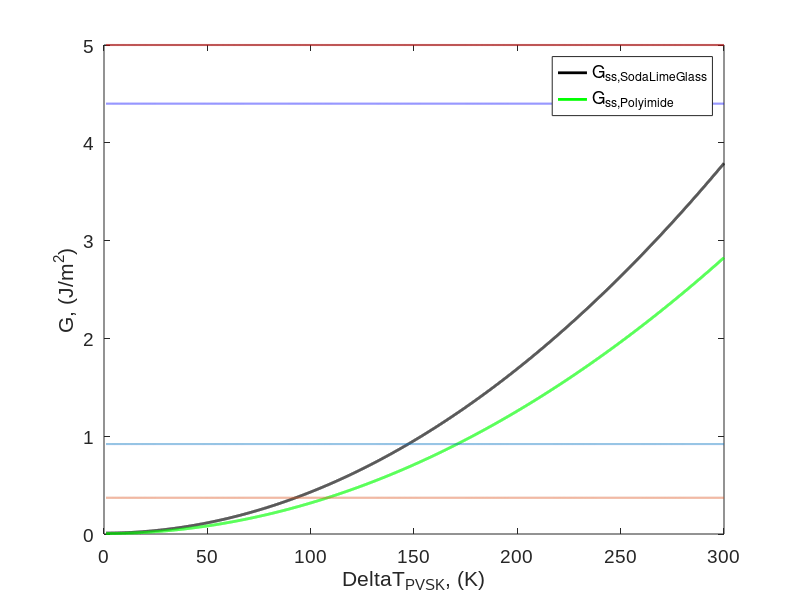

MATLAB code to generate this figure: (Note: this script raises an error after producing the figure.)
clear all;

%Define poisson's ratios, CTE, Modulus, Gc, for all the layers.
v_SodaLimeGlass = 0.23;
v_Polyimide = 0.35;
v_ITO = 0.35;
v_NiO = 0.416;
v_PVSK = 0.31;
v_PCBM = 0.23;
v_Ag = 0.33; % for both screen printed and evap Ag.

% Coefficient of thermal expansions for the materials.
a_SodaLimeGlass = 9.00E-6;
a_Polyimide = 2.00E-5;
a_ITO = 5.81E-6;
a_NiO = 1.26E-5;
a_PVSK = 89.8E-6;
a_PCBM = 1.20E-4;
a_Ag_evap = 1.90E-5;
a_Ag_screen = 1.90E-5;

% Define the Elastic moduli of all the layers including Silver screen
% printed and evaporated Ag.
E_SodaLimeGlass = 6.90E10/(1-v_SodaLimeGlass); % not used in the code
E_Polyimide = 7.50E9/(1-v_Polyimide); % not used in the code
E_ITO = 1.14E11/(1-v_ITO);
E_NiO = 9.58E10/(1-v_NiO);
E_PVSK = 1.11E10/(1-v_PVSK);
E_PCBM = 3.00E9/(1-v_PCBM);
E_Ag_evap = 8.00E10/(1-v_Ag);
E_Ag_screen = 9.00E9/(1-v_Ag);

% Define curvature, "b", and radius of curvature
k = 50E-9;
B = 2e-2;
R = 1/k;

% Define the thicknesses in each layer.
h_Ag_evap = 150E-9;
h_Ag_screen = 1000E-9;
h_PCBM = 40E-9;
h_PVSK = 400E-9;
h_NiO = 20E-9;
h_ITO = 200E-9;

% Gc for PCBM source
% https://pubs.acs.org/doi/full/10.1021/acsami.5b02202
Gc_ITO = 36;
Gc_NiO = 5;
Gc_PVSKRSPP = 4.4;
Gc_PVSKhotcast = 0.92;
Gc_PVSKspincoat = 0.37;
Gc_PCBM = 0.13;
Gc_Ag_evap = 5;
Gc_Ag_screen = 2;

% Calculate the Gc for each interface (take the minimum of the bulk Gc of
% the layers that compose of the interface)
Gc_ITONiO = min(Gc_NiO, Gc_ITO);
Gc_NiOPVSKRSPP = min(Gc_NiO, Gc_PVSKRSPP);
Gc_NiOPVSKhotcast = min(Gc_NiO, Gc_PVSKhotcast);
Gc_NiOPVSKspincoat = min(Gc_NiO, Gc_PVSKspincoat);
Gc_PVSKPCBM = Gc_PCBM;
Gc_PCBMAgEvap = min(Gc_PCBM, Gc_Ag_evap);
Gc_PCBMAgScreen = min(Gc_PCBM, Gc_Ag_screen);

% Define the "default" temperatures felt by the layers during processing
delta_T_ITO_default = 325;
delta_T_NiO_default = 275;
delta_T_PVSK_spin_default = 75;
delta_T_PVSK_hotcast_default = 85;
delta_T_PVSK_RSPP_default = 110;
delta_T_PCBM_default = 50;
delta_T_Ag_evap_default = 50;
delta_T_Ag_screen_default = 125;

%% Section 1: Vary delta_T for PVSK, SodaLimeGlass & Polyimide.
% Varying PVSK processing T would impact ITO-NiO & NiO-PVSK interfaces

%%% PVSK processing temperature variation
delta_T_PVSK = linspace(1, 300, 10000);

% Calculate stresses induced by thermal expansion for Soda Lime Glass
sigma_ITO_SodaLimeGlass = (a_ITO - a_SodaLimeGlass)*delta_T_ITO_default*E_ITO;
sigma_NiO_SodaLimeGlass = (a_NiO - a_SodaLimeGlass)*delta_T_NiO_default*E_NiO;

sigma_PVSK_SodaLimeGlass = (a_PVSK - a_SodaLimeGlass).*delta_T_PVSK.*E_PVSK;

sigma_PCBM_SodaLimeGlass = (a_PCBM - a_SodaLimeGlass)*delta_T_PCBM_default*E_PCBM;
sigma_Ag_evap_SodaLimeGlass = (a_Ag_evap - a_SodaLimeGlass)*delta_T_Ag_evap_default*E_Ag_evap;
sigma_Ag_screen_SodaLimeGlass = (a_Ag_screen - a_SodaLimeGlass)*delta_T_Ag_screen_default*E_Ag_screen;

% Calculate Gss for both NiO-ITO delamination and NiO-PVSK delamination
% as a function of delta_T_PVSK for evaporated Ag. (Soda Lime Glass)
h_summation = h_Ag_evap + h_PCBM + h_PVSK + h_NiO;
P = (k*B/(6*h_summation))*(E_Ag_evap*h_Ag_evap^3 + E_PCBM*h_PCBM^3 + E_PVSK*h_PVSK^3 + E_NiO*h_NiO^3);
G_ITONiO_AgEvap_SodaLimeGlass = sigma_Ag_evap_SodaLimeGlass^2*h_Ag_evap/E_Ag_evap + sigma_PCBM_SodaLimeGlass^2*h_PCBM/E_PCBM + ...
    sigma_PVSK_SodaLimeGlass.^2.*h_PVSK./E_PVSK + sigma_NiO_SodaLimeGlass^2*h_NiO/E_NiO...
    - (P^2/(B^2*E_Ag_evap*h_Ag_evap) + E_Ag_evap*h_Ag_evap^3*k^2/12) ...
    - (P^2/(B^2*E_PCBM*h_PCBM) + E_PCBM*h_PCBM^3*k^2/12) ...
    - (P^2/(B^2*E_PVSK*h_PVSK) + E_PVSK*h_PVSK^3*k^2/12) ...
    - (P^2/(B^2*E_NiO*h_NiO) + E_NiO*h_NiO^3*k^2/12);

h_summation = h_Ag_evap + h_PCBM + h_PVSK;
P = (k*B/(6*h_summation))*(E_Ag_evap*h_Ag_evap^3 + E_PCBM*h_PCBM^3 + E_PVSK*h_PVSK^3);
G_NiOPVSK_AgEvap_SodaLimeGlass = sigma_Ag_evap_SodaLimeGlass^2*h_Ag_evap/E_Ag_evap + sigma_PCBM_SodaLimeGlass^2*h_PCBM/E_PCBM ...
    + sigma_PVSK_SodaLimeGlass.^2.*h_PVSK./E_PVSK...
    - (P^2/(B^2*E_Ag_evap*h_Ag_evap) + E_Ag_evap*h_Ag_evap^3*k^2/12) ...
    - (P^2/(B^2*E_PCBM*h_PCBM) + E_PCBM*h_PCBM^3*k^2/12) ...
    - (P^2/(B^2*E_PVSK*h_PVSK) + E_PVSK*h_PVSK^3*k^2/12);


% Calculate stresses induced by thermal expansion for Soda Lime Glass
sigma_ITO_Polyimide = (a_ITO - a_Polyimide)*delta_T_ITO_default*E_ITO;
sigma_NiO_Polyimide = (a_NiO - a_Polyimide)*delta_T_NiO_default*E_NiO;

sigma_PVSK_Polyimide = (a_PVSK - a_Polyimide).*delta_T_PVSK.*E_PVSK;

sigma_PCBM_Polyimide = (a_PCBM - a_Polyimide)*delta_T_PCBM_default*E_PCBM;
sigma_Ag_evap_Polyimide = (a_Ag_evap - a_Polyimide)*delta_T_Ag_evap_default*E_Ag_evap;
sigma_Ag_screen_Polyimide = (a_Ag_evap - a_Polyimide)*delta_T_Ag_screen_default*E_Ag_screen;


% Calculate Gss for NiO-PVSK delamination as a function of delta_T_PVSK for
% evaporated Ag. (Polyimide)
h_summation = h_Ag_evap + h_PCBM + h_PVSK;
P = (k*B/(6*h_summation))*(E_Ag_evap*h_Ag_evap^3 + E_PCBM*h_PCBM^3 + E_PVSK*h_PVSK^3);
G_NiOPVSK_AgEvap_Polyimide = sigma_Ag_evap_Polyimide^2*h_Ag_evap/E_Ag_evap + sigma_PCBM_Polyimide^2*h_PCBM/E_PCBM ...
    + sigma_PVSK_Polyimide.^2.*h_PVSK./E_PVSK...
    - (P^2/(B^2*E_Ag_evap*h_Ag_evap) + E_Ag_evap*h_Ag_evap^3*k^2/12) ...
    - (P^2/(B^2*E_PCBM*h_PCBM) + E_PCBM*h_PCBM^3*k^2/12) ...
    - (P^2/(B^2*E_PVSK*h_PVSK) + E_PVSK*h_PVSK^3*k^2/12);

figure; hold on
% plot(delta_T_PVSK, G_ITONiO_AgEvap_SodaLimeGlass, 'k', "LineWidth", 2);
plot(delta_T_PVSK, G_NiOPVSK_AgEvap_SodaLimeGlass, 'k', "LineWidth", 2);
plot(delta_T_PVSK, G_NiOPVSK_AgEvap_Polyimide, 'g', "LineWidth", 2);
plot(delta_T_PVSK, Gc_ITONiO.*ones(1,length(delta_T_PVSK)), '--r', "LineWidth", 1.5);
plot(delta_T_PVSK, Gc_NiOPVSKRSPP.*ones(1,length(delta_T_PVSK)), '--b', "LineWidth", 1.5);
plot(delta_T_PVSK, Gc_NiOPVSKhotcast.*ones(1,length(delta_T_PVSK)), '--', "LineWidth", 1.5);
plot(delta_T_PVSK, Gc_NiOPVSKspincoat.*ones(1,length(delta_T_PVSK)), '--', "LineWidth", 1.5);
legend("G_{ss,SodaLimeGlass}", "G_{ss,Polyimide}")
% "G_{c,NiO-ITO}", ..."G_{c,NiO-PVSKRSPP}", "G_{c,NiO-PVSKhotcast}", "G_{c,NiO-PVSKspin}
ylabel("G, (J/m^2)");
xlabel("{\Delta}T_{PVSK}, (K)");
box on;
set(gca, 'FontSize', 14, 'FontName', 'Arial');


%% Section for solution for solving the max delta_T_PVSK
% Now, just solve for the delta_T_PVSK solution that would give us
% debonding for each one of the Gc's.
syms delta_T_PVSK

% Calculate stresses induced by thermal expansion for Soda Lime Glass
sigma_ITO_SodaLimeGlass = (a_ITO - a_SodaLimeGlass)*delta_T_ITO_default*E_ITO;
sigma_NiO_SodaLimeGlass = (a_NiO - a_SodaLimeGlass)*delta_T_NiO_default*E_NiO;

sigma_PVSK_SodaLimeGlass = (a_PVSK - a_SodaLimeGlass).*delta_T_PVSK.*E_PVSK;

sigma_PCBM_SodaLimeGlass = (a_PCBM - a_SodaLimeGlass)*delta_T_PCBM_default*E_PCBM;
sigma_Ag_evap_SodaLimeGlass = (a_Ag_evap - a_SodaLimeGlass)*delta_T_Ag_evap_default*E_Ag_evap;
sigma_Ag_screen_SodaLimeGlass = (a_Ag_evap - a_SodaLimeGlass)*delta_T_Ag_screen_default*E_Ag_screen;

h_summation = h_Ag_evap + h_PCBM + h_PVSK;
P = (k*B/(6*h_summation))*(E_Ag_evap*h_Ag_evap^3 + E_PCBM*h_PCBM^3 + E_PVSK*h_PVSK^3);
G_NiOPVSK_AgEvap_SodaLimeGlass = sigma_Ag_evap_SodaLimeGlass^2*h_Ag_evap/E_Ag_evap + sigma_PCBM_SodaLimeGlass^2*h_PCBM/E_PCBM ...
    + sigma_PVSK_SodaLimeGlass.^2.*h_PVSK./E_PVSK...
    - (P^2/(B^2*E_Ag_evap*h_Ag_evap) + E_Ag_evap*h_Ag_evap^3*k^2/12) ...
    - (P^2/(B^2*E_PCBM*h_PCBM) + E_PCBM*h_PCBM^3*k^2/12) ...
    - (P^2/(B^2*E_PVSK*h_PVSK) + E_PVSK*h_PVSK^3*k^2/12);



% Calculate stresses induced by thermal expansion for Soda Lime Glass
sigma_ITO_Polyimide = (a_ITO - a_Polyimide)*delta_T_ITO_default*E_ITO;
sigma_NiO_Polyimide = (a_NiO - a_Polyimide)*delta_T_NiO_default*E_NiO;

sigma_PVSK_Polyimide = (a_PVSK - a_Polyimide).*delta_T_PVSK.*E_PVSK;

sigma_PCBM_Polyimide = (a_PCBM - a_Polyimide)*delta_T_PCBM_default*E_PCBM;
sigma_Ag_evap_Polyimide = (a_Ag_evap - a_Polyimide)*delta_T_Ag_evap_default*E_Ag_evap;
sigma_Ag_screen_Polyimide = (a_Ag_evap - a_Polyimide)*delta_T_Ag_screen_default*E_Ag_screen;

% Calculate Gss for NiO-PVSK delamination as a function of delta_T_PVSK for
% evaporated Ag. (Polyimide)
h_summation = h_Ag_evap + h_PCBM + h_PVSK;
P = (k*B/(6*h_summation))*(E_Ag_evap*h_Ag_evap^3 + E_PCBM*h_PCBM^3 + E_PVSK*h_PVSK^3);
G_NiOPVSK_AgEvap_Polyimide = sigma_Ag_evap_Polyimide^2*h_Ag_evap/E_Ag_evap + sigma_PCBM_Polyimide^2*h_PCBM/E_PCBM ...
    + sigma_PVSK_Polyimide.^2.*h_PVSK./E_PVSK...
    - (P^2/(B^2*E_Ag_evap*h_Ag_evap) + E_Ag_evap*h_Ag_evap^3*k^2/12) ...
    - (P^2/(B^2*E_PCBM*h_PCBM) + E_PCBM*h_PCBM^3*k^2/12) ...
    - (P^2/(B^2*E_PVSK*h_PVSK) + E_PVSK*h_PVSK^3*k^2/12);

delta_T_PVSKRSPP_SodaLimeGlass = vpasolve(G_NiOPVSK_AgEvap_SodaLimeGlass == Gc_NiOPVSKRSPP, delta_T_PVSK, [0,inf]);
delta_T_PVSKRSPP_SodaLimeGlass = double(delta_T_PVSKRSPP_SodaLimeGlass);

delta_T_PVSKhotcast_SodaLimeGlass = vpasolve(G_NiOPVSK_AgEvap_SodaLimeGlass == Gc_NiOPVSKhotcast, delta_T_PVSK, [0,inf]);
delta_T_PVSKhotcast_SodaLimeGlass = double(delta_T_PVSKhotcast_SodaLimeGlass);

delta_T_PVSKspincoat_SodaLimeGlass = vpasolve(G_NiOPVSK_AgEvap_SodaLimeGlass == Gc_NiOPVSKspincoat, delta_T_PVSK, [0,inf]);
delta_T_PVSKspincoat_SodaLimeGlass = double(delta_T_PVSKspincoat_SodaLimeGlass);

delta_T_PVSKRSPP_Polyimide = vpasolve(G_NiOPVSK_AgEvap_Polyimide == Gc_NiOPVSKRSPP, delta_T_PVSK, [0,inf]);
delta_T_PVSKRSPP_Polyimide = double(delta_T_PVSKRSPP_Polyimide);

delta_T_PVSKhotcast_Polyimide = vpasolve(G_NiOPVSK_AgEvap_Polyimide == Gc_NiOPVSKhotcast, delta_T_PVSK, [0,inf]);
delta_T_PVSKhotcast_Polyimide = double(delta_T_PVSKhotcast_Polyimide);

delta_T_PVSKspincoat_Polyimide = vpasolve(G_NiOPVSK_AgEvap_Polyimide == Gc_NiOPVSKspincoat, delta_T_PVSK, [0,inf]);
delta_T_PVSKspincoat_Polyimide = double(delta_T_PVSKspincoat_Polyimide);

T_ambient = 25; % in celsius

figure; hold on
x = [delta_T_PVSKRSPP_SodaLimeGlass+T_ambient delta_T_PVSKhotcast_SodaLimeGlass+T_ambient ...
    delta_T_PVSKspincoat_SodaLimeGlass+T_ambient delta_T_PVSKRSPP_Polyimide+T_ambient...
    delta_T_PVSKhotcast_Polyimide+T_ambient delta_T_PVSKspincoat_Polyimide+T_ambient];
b = bar(x, 'FaceColor', 'flat');
text(1:length(x),x,num2str(x'),'vert','bottom','horiz','center'); 
b.CData(1,:) = [0.8500 0.3250 0.0980];
b.CData(2,:) = [0.8500 0.3250 0.0980];
b.CData(3,:) = [0.8500 0.3250 0.0980];
b.CData(4,:) = [0.9290 0.6940 0.1250];
b.CData(5,:) = [0.9290 0.6940 0.1250];
b.CData(6,:) = [0.9290 0.6940 0.1250];
xt = get(gca, 'XTick');
set(gca, 'XTick', xt(2:7), 'XTickLabel', {'RSPP', 'HotCast', 'SpinCoat', 'RSPP', 'HotCast', 'SpinCoat'});
ylabel('T_{PVSK,max}')
box on;
set(gca, 'FontSize', 12, 'FontName', 'Arial');
title("Max Processing T_{PVSK}, PVSK-NiO Debond, PIN", 'FontWeight','Normal');

% Make the legend by using some manipulation
bh(1) = bar(nan,nan, 'FaceColor', "#D95319");
bh(2) = bar(nan,nan, 'FaceColor', "#EDB120");
legend(bh, ["SodaLimeGlass", "Polyimide"]);

delta_Tm_PVSK = 175;
xlim=get(gca,'xlim');
plot(xlim, [delta_Tm_PVSK+T_ambient delta_Tm_PVSK+T_ambient], "LineWidth", 1.5, 'Color', "k", "LineStyle", "--", ...
    "DisplayName", "T_{decomp,PVSK}");
ylim([0,450]);

%%
%{
% Calculate Gss for both NiO-ITO delamination and NiO-PVSK delamination
% as a function of delta_T_PVSK_RSPP for screen-printed Ag
h_summation = h_Ag_screen + h_PCBM + h_PVSK + h_NiO;
P = (k*B/(6*h_summation))*(E_Ag_screen*h_Ag_screen^3 + E_PCBM*h_PCBM^3 + E_PVSK*h_PVSK^3 + E_NiO*h_NiO^3);
G_ITONiO_AgScreen = sigma_Ag_screen^2*h_Ag_screen/E_Ag_screen + sigma_PCBM^2*h_PCBM/E_PCBM + ...
    sigma_PVSK.^2.*h_PVSK./E_PVSK + sigma_NiO^2*h_NiO/E_NiO...
    - (P^2/(B^2*E_Ag_screen*h_Ag_screen) + E_Ag_screen*h_Ag_screen^3*k^2/12) ...
    - (P^2/(B^2*E_PCBM*h_PCBM) + E_PCBM*h_PCBM^3*k^2/12) ...
    - (P^2/(B^2*E_PVSK*h_PVSK) + E_PVSK*h_PVSK^3*k^2/12) ...
    - (P^2/(B^2*E_NiO*h_NiO) + E_NiO*h_NiO^3*k^2/12);

h_summation = h_Ag_screen + h_PCBM + h_PVSK;
P = (k*B/(6*h_summation))*(E_Ag_screen*h_Ag_screen^3 + E_PCBM*h_PCBM^3 + E_PVSK*h_PVSK^3);
G_NiOPVSK_AgScreen = sigma_Ag_screen^2*h_Ag_screen/E_Ag_screen + sigma_PCBM^2*h_PCBM/E_PCBM ...
    + sigma_PVSK.^2.*h_PVSK./E_PVSK...
    - (P^2/(B^2*E_Ag_screen*h_Ag_screen) + E_Ag_screen*h_Ag_screen^3*k^2/12) ...
    - (P^2/(B^2*E_PCBM*h_PCBM) + E_PCBM*h_PCBM^3*k^2/12) ...
    - (P^2/(B^2*E_PVSK*h_PVSK) + E_PVSK*h_PVSK^3*k^2/12);

figure; hold on
plot(delta_T_PVSK, G_ITONiO_AgScreen, 'r');
plot(delta_T_PVSK, G_NiOPVSK_AgScreen, 'b');
plot(delta_T_PVSK, Gc_ITONiO.*ones(1,length(delta_T_PVSK)), '--r');
plot(delta_T_PVSK, Gc_NiOPVSKRSPP.*ones(1,length(delta_T_PVSK)), '--b');
plot(delta_T_PVSK, Gc_NiOPVSKhotcast.*ones(1,length(delta_T_PVSK)), '--');
plot(delta_T_PVSK, Gc_NiOPVSKspincoat.*ones(1,length(delta_T_PVSK)), '--');
%}

%% Section 2: Varying the NiO processing temperature
%%% Now, do NiO processing temperature variation
delta_T_NiO = linspace(1, 8000, 10000);

% Calculate stresses induced by thermal expansion for Soda Lime Glass
sigma_ITO_SodaLimeGlass = (a_ITO - a_SodaLimeGlass)*delta_T_ITO_default*E_ITO;

sigma_NiO_SodaLimeGlass = (a_NiO - a_SodaLimeGlass).*delta_T_NiO.*E_NiO;

sigma_PVSK_SodaLimeGlass = (a_PVSK - a_SodaLimeGlass)*delta_T_PVSK_RSPP_default*E_PVSK;
sigma_PCBM_SodaLimeGlass = (a_PCBM - a_SodaLimeGlass)*delta_T_PCBM_default*E_PCBM;
sigma_Ag_evap_SodaLimeGlass = (a_Ag_evap - a_SodaLimeGlass)*delta_T_Ag_evap_default*E_Ag_evap;
sigma_Ag_screen_SodaLimeGlass = (a_Ag_evap - a_SodaLimeGlass)*delta_T_Ag_screen_default*E_Ag_screen;

% Calculate Gss for NiO-ITO delamination as a function of delta_T_NiO for evaporated Ag. (Soda Lime Glass)
h_summation = h_Ag_evap + h_PCBM + h_PVSK + h_NiO;
P = (k*B/(6*h_summation))*(E_Ag_evap*h_Ag_evap^3 + E_PCBM*h_PCBM^3 + E_PVSK*h_PVSK^3 + E_NiO*h_NiO^3);
G_ITONiO_AgEvap_SodaLimeGlass = sigma_Ag_evap_SodaLimeGlass^2*h_Ag_evap/E_Ag_evap + sigma_PCBM_SodaLimeGlass^2*h_PCBM/E_PCBM + ...
    sigma_PVSK_SodaLimeGlass^2*h_PVSK/E_PVSK + sigma_NiO_SodaLimeGlass.^2.*h_NiO./E_NiO...
    - (P^2/(B^2*E_Ag_evap*h_Ag_evap) + E_Ag_evap*h_Ag_evap^3*k^2/12) ...
    - (P^2/(B^2*E_PCBM*h_PCBM) + E_PCBM*h_PCBM^3*k^2/12) ...
    - (P^2/(B^2*E_PVSK*h_PVSK) + E_PVSK*h_PVSK^3*k^2/12) ...
    - (P^2/(B^2*E_NiO*h_NiO) + E_NiO*h_NiO^3*k^2/12);

figure; hold on
% plot(delta_T_PVSK, G_ITONiO_AgEvap_SodaLimeGlass, 'k', "LineWidth", 2);
plot(delta_T_NiO, G_ITONiO_AgEvap_SodaLimeGlass, 'k', "LineWidth", 2);
plot(delta_T_NiO, Gc_ITONiO.*ones(1,length(delta_T_NiO)), '--r', "LineWidth", 2);
legend("G_{ss,SodaLimeGlass}", "G_{c,NiO-ITO}")
ylabel("G, (J/m^2)");
xlabel("{\Delta}T_{NiO}, (K)");
box on;
set(gca, 'FontSize', 14, 'FontName', 'Arial');

